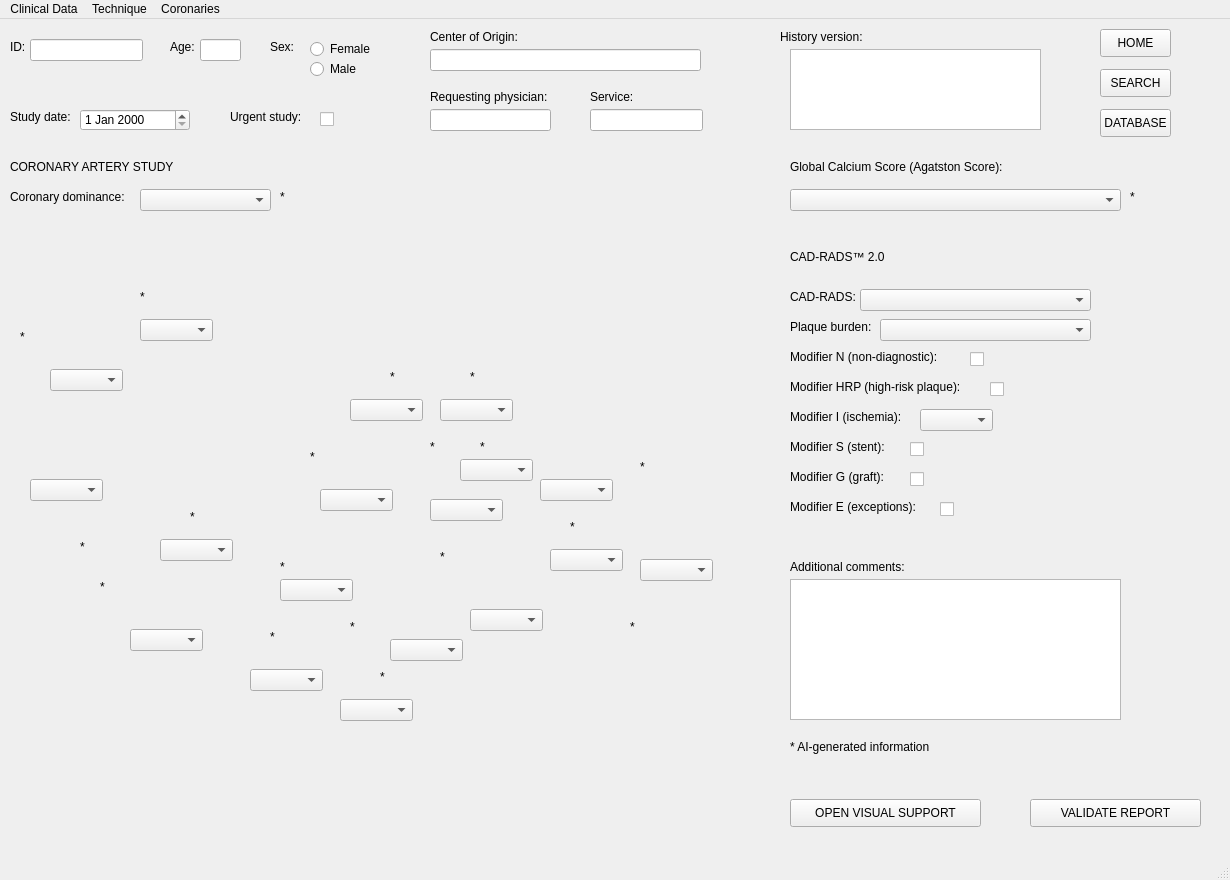
<?xml version="1.0" encoding="UTF-8"?>
<ui version="4.0">
 <class>Coronaries_Report</class>
 <widget class="QMainWindow" name="Coronaries_Report">
  <property name="geometry">
   <rect>
    <x>0</x>
    <y>0</y>
    <width>1230</width>
    <height>880</height>
   </rect>
  </property>
  <property name="windowTitle">
   <string>Coronaries_Report</string>
  </property>
  <widget class="QWidget" name="centralwidget">
   <widget class="QLabel" name="labelID">
    <property name="geometry">
     <rect>
      <x>10</x>
      <y>20</y>
      <width>55</width>
      <height>16</height>
     </rect>
    </property>
    <property name="text">
     <string>ID:</string>
    </property>
   </widget>
   <widget class="QLineEdit" name="textID">
    <property name="geometry">
     <rect>
      <x>30</x>
      <y>20</y>
      <width>113</width>
      <height>22</height>
     </rect>
    </property>
   </widget>
   <widget class="QLabel" name="labelDate">
    <property name="geometry">
     <rect>
      <x>10</x>
      <y>90</y>
      <width>81</width>
      <height>16</height>
     </rect>
    </property>
    <property name="text">
     <string>Study date:</string>
    </property>
   </widget>
   <widget class="QDateEdit" name="dateStudy">
    <property name="geometry">
     <rect>
      <x>80</x>
      <y>90</y>
      <width>110</width>
      <height>22</height>
     </rect>
    </property>
   </widget>
   <widget class="QLabel" name="labelAge">
    <property name="geometry">
     <rect>
      <x>170</x>
      <y>20</y>
      <width>55</width>
      <height>16</height>
     </rect>
    </property>
    <property name="text">
     <string>Age:</string>
    </property>
   </widget>
   <widget class="QLineEdit" name="textAge">
    <property name="geometry">
     <rect>
      <x>200</x>
      <y>20</y>
      <width>41</width>
      <height>22</height>
     </rect>
    </property>
   </widget>
   <widget class="QLabel" name="labelSex">
    <property name="geometry">
     <rect>
      <x>270</x>
      <y>20</y>
      <width>55</width>
      <height>16</height>
     </rect>
    </property>
    <property name="text">
     <string>Sex:</string>
    </property>
   </widget>
   <widget class="QRadioButton" name="FemaleSex">
    <property name="geometry">
     <rect>
      <x>310</x>
      <y>20</y>
      <width>95</width>
      <height>20</height>
     </rect>
    </property>
    <property name="text">
     <string>Female</string>
    </property>
   </widget>
   <widget class="QRadioButton" name="MaleSex">
    <property name="geometry">
     <rect>
      <x>310</x>
      <y>40</y>
      <width>95</width>
      <height>20</height>
     </rect>
    </property>
    <property name="text">
     <string>Male</string>
    </property>
   </widget>
   <widget class="QLabel" name="labelUrgent">
    <property name="geometry">
     <rect>
      <x>230</x>
      <y>90</y>
      <width>81</width>
      <height>16</height>
     </rect>
    </property>
    <property name="text">
     <string>Urgent study:</string>
    </property>
   </widget>
   <widget class="QCheckBox" name="UrgentStudy">
    <property name="geometry">
     <rect>
      <x>320</x>
      <y>90</y>
      <width>81</width>
      <height>20</height>
     </rect>
    </property>
    <property name="text">
     <string/>
    </property>
   </widget>
   <widget class="QLabel" name="labelHospital">
    <property name="geometry">
     <rect>
      <x>430</x>
      <y>10</y>
      <width>101</width>
      <height>16</height>
     </rect>
    </property>
    <property name="text">
     <string>Center of Origin:</string>
    </property>
   </widget>
   <widget class="QLabel" name="labelPhysician">
    <property name="geometry">
     <rect>
      <x>430</x>
      <y>70</y>
      <width>181</width>
      <height>16</height>
     </rect>
    </property>
    <property name="text">
     <string>Requesting physician:</string>
    </property>
   </widget>
   <widget class="QLineEdit" name="textHospital">
    <property name="geometry">
     <rect>
      <x>430</x>
      <y>30</y>
      <width>271</width>
      <height>22</height>
     </rect>
    </property>
   </widget>
   <widget class="QLineEdit" name="textPhysician">
    <property name="geometry">
     <rect>
      <x>430</x>
      <y>90</y>
      <width>121</width>
      <height>22</height>
     </rect>
    </property>
   </widget>
   <widget class="QLabel" name="labelService">
    <property name="geometry">
     <rect>
      <x>590</x>
      <y>70</y>
      <width>81</width>
      <height>16</height>
     </rect>
    </property>
    <property name="text">
     <string>Service:</string>
    </property>
   </widget>
   <widget class="QLineEdit" name="textService">
    <property name="geometry">
     <rect>
      <x>590</x>
      <y>90</y>
      <width>113</width>
      <height>22</height>
     </rect>
    </property>
   </widget>
   <widget class="QLabel" name="labelHistory">
    <property name="geometry">
     <rect>
      <x>780</x>
      <y>10</y>
      <width>101</width>
      <height>16</height>
     </rect>
    </property>
    <property name="text">
     <string>History version:</string>
    </property>
   </widget>
   <widget class="QListView" name="History">
    <property name="geometry">
     <rect>
      <x>790</x>
      <y>30</y>
      <width>251</width>
      <height>81</height>
     </rect>
    </property>
   </widget>
   <widget class="QPushButton" name="buttonHOME">
    <property name="geometry">
     <rect>
      <x>1100</x>
      <y>10</y>
      <width>71</width>
      <height>28</height>
     </rect>
    </property>
    <property name="text">
     <string>HOME</string>
    </property>
   </widget>
   <widget class="QPushButton" name="buttonSEARCH">
    <property name="geometry">
     <rect>
      <x>1100</x>
      <y>50</y>
      <width>71</width>
      <height>28</height>
     </rect>
    </property>
    <property name="text">
     <string>SEARCH</string>
    </property>
   </widget>
   <widget class="QPushButton" name="buttonDATABASE">
    <property name="geometry">
     <rect>
      <x>1100</x>
      <y>90</y>
      <width>71</width>
      <height>28</height>
     </rect>
    </property>
    <property name="text">
     <string>DATABASE</string>
    </property>
   </widget>
   <widget class="QLabel" name="labelCoronaryStudy">
    <property name="geometry">
     <rect>
      <x>10</x>
      <y>140</y>
      <width>191</width>
      <height>16</height>
     </rect>
    </property>
    <property name="text">
     <string>CORONARY ARTERY STUDY</string>
    </property>
   </widget>
   <widget class="QLabel" name="label">
    <property name="geometry">
     <rect>
      <x>10</x>
      <y>170</y>
      <width>131</width>
      <height>16</height>
     </rect>
    </property>
    <property name="text">
     <string>Coronary dominance:</string>
    </property>
   </widget>
   <widget class="QComboBox" name="optionDominance">
    <property name="geometry">
     <rect>
      <x>140</x>
      <y>170</y>
      <width>131</width>
      <height>22</height>
     </rect>
    </property>
    <item>
     <property name="text">
      <string/>
     </property>
    </item>
    <item>
     <property name="text">
      <string>Right dominance</string>
     </property>
    </item>
    <item>
     <property name="text">
      <string>Left dominance</string>
     </property>
    </item>
    <item>
     <property name="text">
      <string>Codominance</string>
     </property>
    </item>
   </widget>
   <widget class="QLabel" name="label_26">
    <property name="geometry">
     <rect>
      <x>790</x>
      <y>140</y>
      <width>251</width>
      <height>16</height>
     </rect>
    </property>
    <property name="text">
     <string>Global Calcium Score (Agatston Score):</string>
    </property>
   </widget>
   <widget class="QComboBox" name="optionCACs">
    <property name="geometry">
     <rect>
      <x>790</x>
      <y>170</y>
      <width>331</width>
      <height>22</height>
     </rect>
    </property>
    <item>
     <property name="text">
      <string/>
     </property>
    </item>
    <item>
     <property name="text">
      <string>0 No Calcium Deposit</string>
     </property>
    </item>
    <item>
     <property name="text">
      <string>1-10 Low Risk</string>
     </property>
    </item>
    <item>
     <property name="text">
      <string>11-100 Mild Calcium Deposit</string>
     </property>
    </item>
    <item>
     <property name="text">
      <string>101-400 Moderate Calcium Deposit</string>
     </property>
    </item>
    <item>
     <property name="text">
      <string>&gt;400 High Risk</string>
     </property>
    </item>
    <item>
     <property name="text">
      <string>NA</string>
     </property>
    </item>
   </widget>
   <widget class="QLabel" name="label_27">
    <property name="geometry">
     <rect>
      <x>790</x>
      <y>230</y>
      <width>131</width>
      <height>16</height>
     </rect>
    </property>
    <property name="text">
     <string>CAD-RADS™ 2.0</string>
    </property>
   </widget>
   <widget class="QLabel" name="label_28">
    <property name="geometry">
     <rect>
      <x>790</x>
      <y>270</y>
      <width>101</width>
      <height>16</height>
     </rect>
    </property>
    <property name="text">
     <string>CAD-RADS:</string>
    </property>
   </widget>
   <widget class="QLabel" name="label_29">
    <property name="geometry">
     <rect>
      <x>790</x>
      <y>300</y>
      <width>101</width>
      <height>16</height>
     </rect>
    </property>
    <property name="text">
     <string>Plaque burden:</string>
    </property>
   </widget>
   <widget class="QLabel" name="label_30">
    <property name="geometry">
     <rect>
      <x>790</x>
      <y>330</y>
      <width>171</width>
      <height>16</height>
     </rect>
    </property>
    <property name="text">
     <string>Modifier N (non-diagnostic):</string>
    </property>
   </widget>
   <widget class="QLabel" name="label_31">
    <property name="geometry">
     <rect>
      <x>790</x>
      <y>360</y>
      <width>201</width>
      <height>16</height>
     </rect>
    </property>
    <property name="text">
     <string>Modifier HRP (high-risk plaque):</string>
    </property>
   </widget>
   <widget class="QLabel" name="label_32">
    <property name="geometry">
     <rect>
      <x>790</x>
      <y>390</y>
      <width>141</width>
      <height>16</height>
     </rect>
    </property>
    <property name="text">
     <string>Modifier I (ischemia):</string>
    </property>
   </widget>
   <widget class="QLabel" name="label_33">
    <property name="geometry">
     <rect>
      <x>790</x>
      <y>420</y>
      <width>131</width>
      <height>16</height>
     </rect>
    </property>
    <property name="text">
     <string>Modifier S (stent):</string>
    </property>
   </widget>
   <widget class="QLabel" name="label_34">
    <property name="geometry">
     <rect>
      <x>790</x>
      <y>450</y>
      <width>131</width>
      <height>16</height>
     </rect>
    </property>
    <property name="text">
     <string>Modifier G (graft):</string>
    </property>
   </widget>
   <widget class="QLabel" name="label_35">
    <property name="geometry">
     <rect>
      <x>790</x>
      <y>480</y>
      <width>151</width>
      <height>16</height>
     </rect>
    </property>
    <property name="text">
     <string>Modifier E (exceptions):</string>
    </property>
   </widget>
   <widget class="QLabel" name="label_36">
    <property name="geometry">
     <rect>
      <x>790</x>
      <y>540</y>
      <width>141</width>
      <height>16</height>
     </rect>
    </property>
    <property name="text">
     <string>Additional comments:</string>
    </property>
   </widget>
   <widget class="QTextEdit" name="textEdit">
    <property name="geometry">
     <rect>
      <x>790</x>
      <y>560</y>
      <width>331</width>
      <height>141</height>
     </rect>
    </property>
   </widget>
   <widget class="QLabel" name="AI_info_label">
    <property name="geometry">
     <rect>
      <x>790</x>
      <y>720</y>
      <width>171</width>
      <height>16</height>
     </rect>
    </property>
    <property name="text">
     <string>* AI-generated information</string>
    </property>
   </widget>
   <widget class="QPushButton" name="ValidateReport">
    <property name="geometry">
     <rect>
      <x>1030</x>
      <y>780</y>
      <width>171</width>
      <height>28</height>
     </rect>
    </property>
    <property name="text">
     <string>VALIDATE REPORT</string>
    </property>
   </widget>
   <widget class="QPushButton" name="VisualSupport">
    <property name="geometry">
     <rect>
      <x>790</x>
      <y>780</y>
      <width>191</width>
      <height>28</height>
     </rect>
    </property>
    <property name="text">
     <string>OPEN VISUAL SUPPORT</string>
    </property>
   </widget>
   <widget class="QCheckBox" name="optionN">
    <property name="geometry">
     <rect>
      <x>970</x>
      <y>330</y>
      <width>81</width>
      <height>20</height>
     </rect>
    </property>
    <property name="text">
     <string/>
    </property>
   </widget>
   <widget class="QCheckBox" name="optionHRP">
    <property name="geometry">
     <rect>
      <x>990</x>
      <y>360</y>
      <width>81</width>
      <height>20</height>
     </rect>
    </property>
    <property name="text">
     <string/>
    </property>
   </widget>
   <widget class="QCheckBox" name="optionS">
    <property name="geometry">
     <rect>
      <x>910</x>
      <y>420</y>
      <width>81</width>
      <height>20</height>
     </rect>
    </property>
    <property name="text">
     <string/>
    </property>
   </widget>
   <widget class="QCheckBox" name="optionG">
    <property name="geometry">
     <rect>
      <x>910</x>
      <y>450</y>
      <width>81</width>
      <height>20</height>
     </rect>
    </property>
    <property name="text">
     <string/>
    </property>
   </widget>
   <widget class="QCheckBox" name="optionE">
    <property name="geometry">
     <rect>
      <x>940</x>
      <y>480</y>
      <width>81</width>
      <height>20</height>
     </rect>
    </property>
    <property name="text">
     <string/>
    </property>
   </widget>
   <widget class="QComboBox" name="optionCADRADS">
    <property name="geometry">
     <rect>
      <x>860</x>
      <y>270</y>
      <width>231</width>
      <height>22</height>
     </rect>
    </property>
    <item>
     <property name="text">
      <string/>
     </property>
    </item>
    <item>
     <property name="text">
      <string>0 Absence of CAD</string>
     </property>
    </item>
    <item>
     <property name="text">
      <string>1 Minimal non-obstructive CAD</string>
     </property>
    </item>
    <item>
     <property name="text">
      <string>2 Mild non-obstructive CAD</string>
     </property>
    </item>
    <item>
     <property name="text">
      <string>3 Moderate stenosis</string>
     </property>
    </item>
    <item>
     <property name="text">
      <string>4A Severe stenosis</string>
     </property>
    </item>
    <item>
     <property name="text">
      <string>4B Severe stenosis</string>
     </property>
    </item>
    <item>
     <property name="text">
      <string>5 Total coronary occlusion</string>
     </property>
    </item>
    <item>
     <property name="text">
      <string>N Non-diagnostic study</string>
     </property>
    </item>
   </widget>
   <widget class="QComboBox" name="optionPlaque">
    <property name="geometry">
     <rect>
      <x>880</x>
      <y>300</y>
      <width>211</width>
      <height>22</height>
     </rect>
    </property>
    <item>
     <property name="text">
      <string/>
     </property>
    </item>
    <item>
     <property name="text">
      <string>P1 Mild</string>
     </property>
    </item>
    <item>
     <property name="text">
      <string>P2 Moderate</string>
     </property>
    </item>
    <item>
     <property name="text">
      <string>P3 Severe</string>
     </property>
    </item>
    <item>
     <property name="text">
      <string>P4 Extensive</string>
     </property>
    </item>
   </widget>
   <widget class="QComboBox" name="optionIschemia">
    <property name="geometry">
     <rect>
      <x>920</x>
      <y>390</y>
      <width>73</width>
      <height>22</height>
     </rect>
    </property>
    <item>
     <property name="text">
      <string/>
     </property>
    </item>
    <item>
     <property name="text">
      <string>I+</string>
     </property>
    </item>
    <item>
     <property name="text">
      <string>I-</string>
     </property>
    </item>
    <item>
     <property name="text">
      <string>I+-</string>
     </property>
    </item>
   </widget>
   <widget class="QLabel" name="as1">
    <property name="geometry">
     <rect>
      <x>280</x>
      <y>170</y>
      <width>21</width>
      <height>16</height>
     </rect>
    </property>
    <property name="text">
     <string>*</string>
    </property>
   </widget>
   <widget class="QLabel" name="as2">
    <property name="geometry">
     <rect>
      <x>1130</x>
      <y>170</y>
      <width>21</width>
      <height>16</height>
     </rect>
    </property>
    <property name="text">
     <string>*</string>
    </property>
   </widget>
   <widget class="QLabel" name="label_3">
    <property name="geometry">
     <rect>
      <x>20</x>
      <y>220</y>
      <width>691</width>
      <height>521</height>
     </rect>
    </property>
    <property name="text">
     <string/>
    </property>
    <property name="pixmap">
     <pixmap>coronary_segments2.png</pixmap>
    </property>
   </widget>
   <widget class="QComboBox" name="optionpRCA">
    <property name="geometry">
     <rect>
      <x>140</x>
      <y>300</y>
      <width>73</width>
      <height>22</height>
     </rect>
    </property>
    <item>
     <property name="text">
      <string/>
     </property>
    </item>
    <item>
     <property name="text">
      <string>0%</string>
     </property>
    </item>
    <item>
     <property name="text">
      <string>&lt;25%</string>
     </property>
    </item>
    <item>
     <property name="text">
      <string>&lt;50%</string>
     </property>
    </item>
    <item>
     <property name="text">
      <string>&lt;70%</string>
     </property>
    </item>
    <item>
     <property name="text">
      <string>&lt;99%</string>
     </property>
    </item>
    <item>
     <property name="text">
      <string>100%</string>
     </property>
    </item>
    <item>
     <property name="text">
      <string>NEv</string>
     </property>
    </item>
   </widget>
   <widget class="QComboBox" name="optionmRCA">
    <property name="geometry">
     <rect>
      <x>50</x>
      <y>350</y>
      <width>73</width>
      <height>22</height>
     </rect>
    </property>
    <item>
     <property name="text">
      <string/>
     </property>
    </item>
    <item>
     <property name="text">
      <string>0%</string>
     </property>
    </item>
    <item>
     <property name="text">
      <string>&lt;25%</string>
     </property>
    </item>
    <item>
     <property name="text">
      <string>&lt;50%</string>
     </property>
    </item>
    <item>
     <property name="text">
      <string>&lt;70%</string>
     </property>
    </item>
    <item>
     <property name="text">
      <string>&lt;99%</string>
     </property>
    </item>
    <item>
     <property name="text">
      <string>100%</string>
     </property>
    </item>
    <item>
     <property name="text">
      <string>NEv</string>
     </property>
    </item>
   </widget>
   <widget class="QComboBox" name="optiondRCA">
    <property name="geometry">
     <rect>
      <x>30</x>
      <y>460</y>
      <width>73</width>
      <height>22</height>
     </rect>
    </property>
    <item>
     <property name="text">
      <string/>
     </property>
    </item>
    <item>
     <property name="text">
      <string>0%</string>
     </property>
    </item>
    <item>
     <property name="text">
      <string>&lt;25%</string>
     </property>
    </item>
    <item>
     <property name="text">
      <string>&lt;50%</string>
     </property>
    </item>
    <item>
     <property name="text">
      <string>&lt;70%</string>
     </property>
    </item>
    <item>
     <property name="text">
      <string>&lt;99%</string>
     </property>
    </item>
    <item>
     <property name="text">
      <string>100%</string>
     </property>
    </item>
    <item>
     <property name="text">
      <string>NEv</string>
     </property>
    </item>
   </widget>
   <widget class="QComboBox" name="optionRPD">
    <property name="geometry">
     <rect>
      <x>160</x>
      <y>520</y>
      <width>73</width>
      <height>22</height>
     </rect>
    </property>
    <item>
     <property name="text">
      <string/>
     </property>
    </item>
    <item>
     <property name="text">
      <string>0%</string>
     </property>
    </item>
    <item>
     <property name="text">
      <string>&lt;25%</string>
     </property>
    </item>
    <item>
     <property name="text">
      <string>&lt;50%</string>
     </property>
    </item>
    <item>
     <property name="text">
      <string>&lt;70%</string>
     </property>
    </item>
    <item>
     <property name="text">
      <string>&lt;99%</string>
     </property>
    </item>
    <item>
     <property name="text">
      <string>100%</string>
     </property>
    </item>
    <item>
     <property name="text">
      <string>NEv</string>
     </property>
    </item>
   </widget>
   <widget class="QComboBox" name="optionLCA">
    <property name="geometry">
     <rect>
      <x>350</x>
      <y>380</y>
      <width>73</width>
      <height>22</height>
     </rect>
    </property>
    <item>
     <property name="text">
      <string/>
     </property>
    </item>
    <item>
     <property name="text">
      <string>0%</string>
     </property>
    </item>
    <item>
     <property name="text">
      <string>&lt;25%</string>
     </property>
    </item>
    <item>
     <property name="text">
      <string>&lt;50%</string>
     </property>
    </item>
    <item>
     <property name="text">
      <string>&lt;70%</string>
     </property>
    </item>
    <item>
     <property name="text">
      <string>&lt;99%</string>
     </property>
    </item>
    <item>
     <property name="text">
      <string>100%</string>
     </property>
    </item>
    <item>
     <property name="text">
      <string>NEv</string>
     </property>
    </item>
    <item>
     <property name="text">
      <string/>
     </property>
    </item>
   </widget>
   <widget class="QComboBox" name="optionpLAD">
    <property name="geometry">
     <rect>
      <x>440</x>
      <y>380</y>
      <width>73</width>
      <height>22</height>
     </rect>
    </property>
    <item>
     <property name="text">
      <string/>
     </property>
    </item>
    <item>
     <property name="text">
      <string>0%</string>
     </property>
    </item>
    <item>
     <property name="text">
      <string>&lt;25%</string>
     </property>
    </item>
    <item>
     <property name="text">
      <string>&lt;50%</string>
     </property>
    </item>
    <item>
     <property name="text">
      <string>&lt;70%</string>
     </property>
    </item>
    <item>
     <property name="text">
      <string>&lt;99%</string>
     </property>
    </item>
    <item>
     <property name="text">
      <string>100%</string>
     </property>
    </item>
    <item>
     <property name="text">
      <string>NEv</string>
     </property>
    </item>
    <item>
     <property name="text">
      <string/>
     </property>
    </item>
   </widget>
   <widget class="QComboBox" name="optionmLAD">
    <property name="geometry">
     <rect>
      <x>540</x>
      <y>460</y>
      <width>73</width>
      <height>22</height>
     </rect>
    </property>
    <item>
     <property name="text">
      <string/>
     </property>
    </item>
    <item>
     <property name="text">
      <string>0%</string>
     </property>
    </item>
    <item>
     <property name="text">
      <string>&lt;25%</string>
     </property>
    </item>
    <item>
     <property name="text">
      <string>&lt;50%</string>
     </property>
    </item>
    <item>
     <property name="text">
      <string>&lt;70%</string>
     </property>
    </item>
    <item>
     <property name="text">
      <string>&lt;99%</string>
     </property>
    </item>
    <item>
     <property name="text">
      <string>100%</string>
     </property>
    </item>
    <item>
     <property name="text">
      <string>NEv</string>
     </property>
    </item>
   </widget>
   <widget class="QComboBox" name="optiondLAD">
    <property name="geometry">
     <rect>
      <x>640</x>
      <y>540</y>
      <width>73</width>
      <height>22</height>
     </rect>
    </property>
    <item>
     <property name="text">
      <string/>
     </property>
    </item>
    <item>
     <property name="text">
      <string>0%</string>
     </property>
    </item>
    <item>
     <property name="text">
      <string>&lt;25%</string>
     </property>
    </item>
    <item>
     <property name="text">
      <string>&lt;50%</string>
     </property>
    </item>
    <item>
     <property name="text">
      <string>&lt;70%</string>
     </property>
    </item>
    <item>
     <property name="text">
      <string>&lt;99%</string>
     </property>
    </item>
    <item>
     <property name="text">
      <string>100%</string>
     </property>
    </item>
    <item>
     <property name="text">
      <string>NEv</string>
     </property>
    </item>
   </widget>
   <widget class="QComboBox" name="optionD1">
    <property name="geometry">
     <rect>
      <x>460</x>
      <y>440</y>
      <width>73</width>
      <height>22</height>
     </rect>
    </property>
    <item>
     <property name="text">
      <string/>
     </property>
    </item>
    <item>
     <property name="text">
      <string>0%</string>
     </property>
    </item>
    <item>
     <property name="text">
      <string>&lt;25%</string>
     </property>
    </item>
    <item>
     <property name="text">
      <string>&lt;50%</string>
     </property>
    </item>
    <item>
     <property name="text">
      <string>&lt;70%</string>
     </property>
    </item>
    <item>
     <property name="text">
      <string>&lt;99%</string>
     </property>
    </item>
    <item>
     <property name="text">
      <string>100%</string>
     </property>
    </item>
    <item>
     <property name="text">
      <string>NEv</string>
     </property>
    </item>
    <item>
     <property name="text">
      <string/>
     </property>
    </item>
   </widget>
   <widget class="QComboBox" name="optionD2">
    <property name="geometry">
     <rect>
      <x>550</x>
      <y>530</y>
      <width>73</width>
      <height>22</height>
     </rect>
    </property>
    <item>
     <property name="text">
      <string/>
     </property>
    </item>
    <item>
     <property name="text">
      <string>0%</string>
     </property>
    </item>
    <item>
     <property name="text">
      <string>&lt;25%</string>
     </property>
    </item>
    <item>
     <property name="text">
      <string>&lt;50%</string>
     </property>
    </item>
    <item>
     <property name="text">
      <string>&lt;70%</string>
     </property>
    </item>
    <item>
     <property name="text">
      <string>&lt;99%</string>
     </property>
    </item>
    <item>
     <property name="text">
      <string>100%</string>
     </property>
    </item>
    <item>
     <property name="text">
      <string>NEv</string>
     </property>
    </item>
   </widget>
   <widget class="QComboBox" name="optionpCx">
    <property name="geometry">
     <rect>
      <x>320</x>
      <y>470</y>
      <width>73</width>
      <height>22</height>
     </rect>
    </property>
    <item>
     <property name="text">
      <string/>
     </property>
    </item>
    <item>
     <property name="text">
      <string>0%</string>
     </property>
    </item>
    <item>
     <property name="text">
      <string>&lt;25%</string>
     </property>
    </item>
    <item>
     <property name="text">
      <string>&lt;50%</string>
     </property>
    </item>
    <item>
     <property name="text">
      <string>&lt;70%</string>
     </property>
    </item>
    <item>
     <property name="text">
      <string>&lt;99%</string>
     </property>
    </item>
    <item>
     <property name="text">
      <string>100%</string>
     </property>
    </item>
    <item>
     <property name="text">
      <string>NEv</string>
     </property>
    </item>
   </widget>
   <widget class="QComboBox" name="optionOM1">
    <property name="geometry">
     <rect>
      <x>470</x>
      <y>590</y>
      <width>73</width>
      <height>22</height>
     </rect>
    </property>
    <item>
     <property name="text">
      <string/>
     </property>
    </item>
    <item>
     <property name="text">
      <string>0%</string>
     </property>
    </item>
    <item>
     <property name="text">
      <string>&lt;25%</string>
     </property>
    </item>
    <item>
     <property name="text">
      <string>&lt;50%</string>
     </property>
    </item>
    <item>
     <property name="text">
      <string>&lt;70%</string>
     </property>
    </item>
    <item>
     <property name="text">
      <string>&lt;99%</string>
     </property>
    </item>
    <item>
     <property name="text">
      <string>100%</string>
     </property>
    </item>
    <item>
     <property name="text">
      <string>NEv</string>
     </property>
    </item>
   </widget>
   <widget class="QComboBox" name="optionOM2">
    <property name="geometry">
     <rect>
      <x>390</x>
      <y>620</y>
      <width>73</width>
      <height>22</height>
     </rect>
    </property>
    <item>
     <property name="text">
      <string/>
     </property>
    </item>
    <item>
     <property name="text">
      <string>0%</string>
     </property>
    </item>
    <item>
     <property name="text">
      <string>&lt;25%</string>
     </property>
    </item>
    <item>
     <property name="text">
      <string>&lt;50%</string>
     </property>
    </item>
    <item>
     <property name="text">
      <string>&lt;70%</string>
     </property>
    </item>
    <item>
     <property name="text">
      <string>&lt;99%</string>
     </property>
    </item>
    <item>
     <property name="text">
      <string>100%</string>
     </property>
    </item>
    <item>
     <property name="text">
      <string>NEv</string>
     </property>
    </item>
   </widget>
   <widget class="QComboBox" name="optiondCx">
    <property name="geometry">
     <rect>
      <x>280</x>
      <y>560</y>
      <width>73</width>
      <height>22</height>
     </rect>
    </property>
    <item>
     <property name="text">
      <string/>
     </property>
    </item>
    <item>
     <property name="text">
      <string>0%</string>
     </property>
    </item>
    <item>
     <property name="text">
      <string>&lt;25%</string>
     </property>
    </item>
    <item>
     <property name="text">
      <string>&lt;50%</string>
     </property>
    </item>
    <item>
     <property name="text">
      <string>&lt;70%</string>
     </property>
    </item>
    <item>
     <property name="text">
      <string>&lt;99%</string>
     </property>
    </item>
    <item>
     <property name="text">
      <string>100%</string>
     </property>
    </item>
    <item>
     <property name="text">
      <string>NEv</string>
     </property>
    </item>
   </widget>
   <widget class="QComboBox" name="optionRI">
    <property name="geometry">
     <rect>
      <x>430</x>
      <y>480</y>
      <width>73</width>
      <height>22</height>
     </rect>
    </property>
    <item>
     <property name="text">
      <string/>
     </property>
    </item>
    <item>
     <property name="text">
      <string>0%</string>
     </property>
    </item>
    <item>
     <property name="text">
      <string>&lt;25%</string>
     </property>
    </item>
    <item>
     <property name="text">
      <string>&lt;50%</string>
     </property>
    </item>
    <item>
     <property name="text">
      <string>&lt;70%</string>
     </property>
    </item>
    <item>
     <property name="text">
      <string>&lt;99%</string>
     </property>
    </item>
    <item>
     <property name="text">
      <string>100%</string>
     </property>
    </item>
    <item>
     <property name="text">
      <string>NEv</string>
     </property>
    </item>
   </widget>
   <widget class="QComboBox" name="optionLPD">
    <property name="geometry">
     <rect>
      <x>340</x>
      <y>680</y>
      <width>73</width>
      <height>22</height>
     </rect>
    </property>
    <item>
     <property name="text">
      <string/>
     </property>
    </item>
    <item>
     <property name="text">
      <string>0%</string>
     </property>
    </item>
    <item>
     <property name="text">
      <string>&lt;25%</string>
     </property>
    </item>
    <item>
     <property name="text">
      <string>&lt;50%</string>
     </property>
    </item>
    <item>
     <property name="text">
      <string>&lt;70%</string>
     </property>
    </item>
    <item>
     <property name="text">
      <string>&lt;99%</string>
     </property>
    </item>
    <item>
     <property name="text">
      <string>100%</string>
     </property>
    </item>
    <item>
     <property name="text">
      <string>NEv</string>
     </property>
    </item>
   </widget>
   <widget class="QComboBox" name="optionLPL">
    <property name="geometry">
     <rect>
      <x>250</x>
      <y>650</y>
      <width>73</width>
      <height>22</height>
     </rect>
    </property>
    <item>
     <property name="text">
      <string/>
     </property>
    </item>
    <item>
     <property name="text">
      <string>0%</string>
     </property>
    </item>
    <item>
     <property name="text">
      <string>&lt;25%</string>
     </property>
    </item>
    <item>
     <property name="text">
      <string>&lt;50%</string>
     </property>
    </item>
    <item>
     <property name="text">
      <string>&lt;70%</string>
     </property>
    </item>
    <item>
     <property name="text">
      <string>&lt;99%</string>
     </property>
    </item>
    <item>
     <property name="text">
      <string>100%</string>
     </property>
    </item>
    <item>
     <property name="text">
      <string>NEv</string>
     </property>
    </item>
   </widget>
   <widget class="QComboBox" name="optionRPL">
    <property name="geometry">
     <rect>
      <x>130</x>
      <y>610</y>
      <width>73</width>
      <height>22</height>
     </rect>
    </property>
    <item>
     <property name="text">
      <string/>
     </property>
    </item>
    <item>
     <property name="text">
      <string>0%</string>
     </property>
    </item>
    <item>
     <property name="text">
      <string>&lt;25%</string>
     </property>
    </item>
    <item>
     <property name="text">
      <string>&lt;50%</string>
     </property>
    </item>
    <item>
     <property name="text">
      <string>&lt;70%</string>
     </property>
    </item>
    <item>
     <property name="text">
      <string>&lt;99%</string>
     </property>
    </item>
    <item>
     <property name="text">
      <string>100%</string>
     </property>
    </item>
    <item>
     <property name="text">
      <string>NEv</string>
     </property>
    </item>
   </widget>
   <widget class="QLabel" name="as3">
    <property name="geometry">
     <rect>
      <x>390</x>
      <y>350</y>
      <width>21</width>
      <height>16</height>
     </rect>
    </property>
    <property name="text">
     <string>*</string>
    </property>
   </widget>
   <widget class="QLabel" name="as4">
    <property name="geometry">
     <rect>
      <x>470</x>
      <y>350</y>
      <width>21</width>
      <height>16</height>
     </rect>
    </property>
    <property name="text">
     <string>*</string>
    </property>
   </widget>
   <widget class="QLabel" name="as5">
    <property name="geometry">
     <rect>
      <x>640</x>
      <y>440</y>
      <width>21</width>
      <height>16</height>
     </rect>
    </property>
    <property name="text">
     <string>*</string>
    </property>
   </widget>
   <widget class="QLabel" name="as6">
    <property name="geometry">
     <rect>
      <x>630</x>
      <y>600</y>
      <width>21</width>
      <height>16</height>
     </rect>
    </property>
    <property name="text">
     <string>*</string>
    </property>
   </widget>
   <widget class="QLabel" name="as7">
    <property name="geometry">
     <rect>
      <x>480</x>
      <y>420</y>
      <width>21</width>
      <height>16</height>
     </rect>
    </property>
    <property name="text">
     <string>*</string>
    </property>
   </widget>
   <widget class="QLabel" name="as8">
    <property name="geometry">
     <rect>
      <x>570</x>
      <y>500</y>
      <width>21</width>
      <height>16</height>
     </rect>
    </property>
    <property name="text">
     <string>*</string>
    </property>
   </widget>
   <widget class="QLabel" name="as9">
    <property name="geometry">
     <rect>
      <x>310</x>
      <y>430</y>
      <width>21</width>
      <height>16</height>
     </rect>
    </property>
    <property name="text">
     <string>*</string>
    </property>
   </widget>
   <widget class="QLabel" name="as10">
    <property name="geometry">
     <rect>
      <x>280</x>
      <y>540</y>
      <width>21</width>
      <height>16</height>
     </rect>
    </property>
    <property name="text">
     <string>*</string>
    </property>
   </widget>
   <widget class="QLabel" name="as11">
    <property name="geometry">
     <rect>
      <x>440</x>
      <y>530</y>
      <width>21</width>
      <height>16</height>
     </rect>
    </property>
    <property name="text">
     <string>*</string>
    </property>
   </widget>
   <widget class="QLabel" name="as12">
    <property name="geometry">
     <rect>
      <x>350</x>
      <y>600</y>
      <width>21</width>
      <height>16</height>
     </rect>
    </property>
    <property name="text">
     <string>*</string>
    </property>
   </widget>
   <widget class="QLabel" name="as13">
    <property name="geometry">
     <rect>
      <x>380</x>
      <y>650</y>
      <width>21</width>
      <height>16</height>
     </rect>
    </property>
    <property name="text">
     <string>*</string>
    </property>
   </widget>
   <widget class="QLabel" name="as14">
    <property name="geometry">
     <rect>
      <x>270</x>
      <y>610</y>
      <width>21</width>
      <height>16</height>
     </rect>
    </property>
    <property name="text">
     <string>*</string>
    </property>
   </widget>
   <widget class="QLabel" name="as15">
    <property name="geometry">
     <rect>
      <x>430</x>
      <y>420</y>
      <width>21</width>
      <height>16</height>
     </rect>
    </property>
    <property name="text">
     <string>*</string>
    </property>
   </widget>
   <widget class="QLabel" name="as16">
    <property name="geometry">
     <rect>
      <x>140</x>
      <y>270</y>
      <width>21</width>
      <height>16</height>
     </rect>
    </property>
    <property name="text">
     <string>*</string>
    </property>
   </widget>
   <widget class="QLabel" name="as17">
    <property name="geometry">
     <rect>
      <x>20</x>
      <y>310</y>
      <width>21</width>
      <height>16</height>
     </rect>
    </property>
    <property name="text">
     <string>*</string>
    </property>
   </widget>
   <widget class="QLabel" name="as18">
    <property name="geometry">
     <rect>
      <x>80</x>
      <y>520</y>
      <width>21</width>
      <height>16</height>
     </rect>
    </property>
    <property name="text">
     <string>*</string>
    </property>
   </widget>
   <widget class="QLabel" name="as19">
    <property name="geometry">
     <rect>
      <x>190</x>
      <y>490</y>
      <width>21</width>
      <height>16</height>
     </rect>
    </property>
    <property name="text">
     <string>*</string>
    </property>
   </widget>
   <widget class="QLabel" name="as20">
    <property name="geometry">
     <rect>
      <x>100</x>
      <y>560</y>
      <width>21</width>
      <height>16</height>
     </rect>
    </property>
    <property name="text">
     <string>*</string>
    </property>
   </widget>
  </widget>
  <widget class="QMenuBar" name="ReportMenu">
   <property name="geometry">
    <rect>
     <x>0</x>
     <y>0</y>
     <width>1230</width>
     <height>26</height>
    </rect>
   </property>
   <widget class="QMenu" name="menuCoronaries">
    <property name="title">
     <string>Coronaries</string>
    </property>
   </widget>
   <widget class="QMenu" name="menuClinical_Data">
    <property name="title">
     <string>Clinical Data</string>
    </property>
   </widget>
   <widget class="QMenu" name="menuTechnique">
    <property name="title">
     <string>Technique</string>
    </property>
   </widget>
   <addaction name="menuClinical_Data"/>
   <addaction name="menuTechnique"/>
   <addaction name="menuCoronaries"/>
  </widget>
  <widget class="QStatusBar" name="statusbar"/>
 </widget>
 <resources/>
 <connections/>
</ui>
